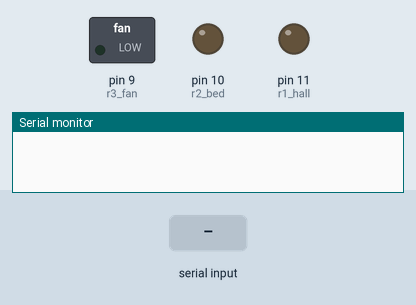
A sketch run on a simulated Arduino Uno, built with avr-gcc and run on an emulated ATmega328P. Shown: switched loads named in the sketch (green lamp = pin HIGH), output pins drawn as LEDs (lit = HIGH), the last lines printed to the serial monitor. The test bench sets the inputs (shaded band).

Above: at 1.2 s.
1.3 s: "A" received over the second serial link
At 2.4 s:
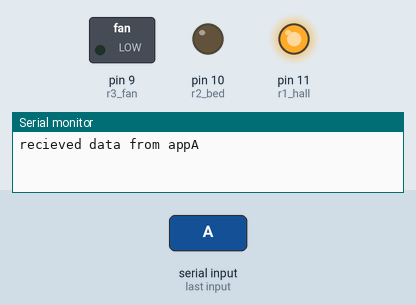
2.8 s: "B" received over the second serial link
At 3.5 s:
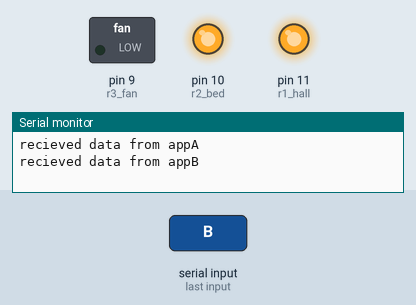
4.3 s: "a" received over the second serial link
At 4.7 s:
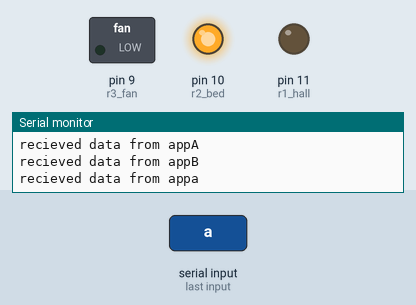
5.8 s: "C" received over the second serial link
At 7.0 s:
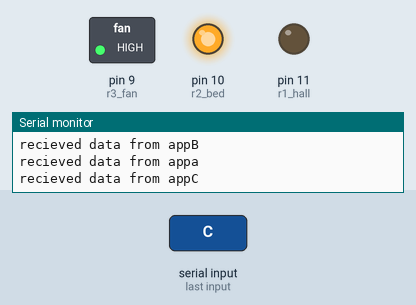
7.3 s: "b" received over the second serial link
At 8.2 s:
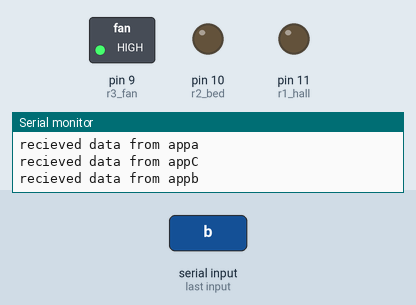
8.8 s: "A" received over the second serial link
At 9.3 s:
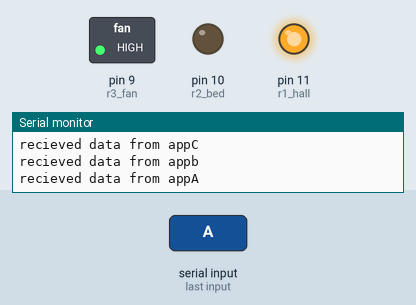
Timing chart, 0 to 11.3 s (numbered marks = the images above; inputs shaded):
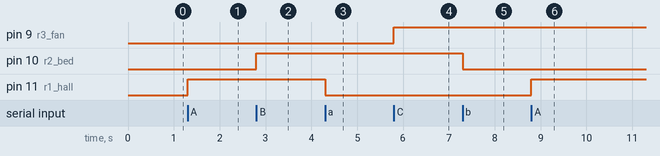

Measured:
- after the input at 1.3 s, pin 11 (r1_hall): LOW → HIGH at once
- after the input at 2.8 s, pin 10 (r2_bed): LOW → HIGH at once
- after the input at 4.3 s, pin 11 (r1_hall): HIGH → LOW at once
- after the input at 5.8 s, pin 9 (r3_fan): LOW → HIGH at once
- after the input at 7.3 s, pin 10 (r2_bed): HIGH → LOW at once
- after the input at 8.8 s, pin 11 (r1_hall): LOW → HIGH at once

The sketch:

home_auto.ino
```cpp
#include <SoftwareSerial.h>
// for the bluetooth module
SoftwareSerial blue(2,3);//rx,tx

#define r1_hall 11
#define r2_bed 10
#define r3_fan 9


void setup() {
  // put your setup code here, to run once:
  Serial.begin(9600);
  blue.begin(9600);
  pinMode(r1_hall,OUTPUT);
  pinMode(r2_bed,OUTPUT);
  pinMode(r3_fan,OUTPUT);
}

void loop() {
  // put your main code here, to run repeatedly:
   if(blue.available()==1){
    char data=blue.read();
    Serial.println("recieved data from app"+(String) data);
    // I used a app called bluettoth switches where ,it has so many switches we can implement through that, so i used only three of them
    switch(data){
      case 'A' : digitalWrite(r1_hall,HIGH); break;

      case 'a' : digitalWrite(r1_hall,LOW); break;

      case 'B' : digitalWrite(r2_bed,HIGH); break;

      case 'b' : digitalWrite(r2_bed,LOW); break;

      case 'C' : digitalWrite(r3_fan,HIGH); break;

      case 'c' : digitalWrite(r3_fan,LOW); break;

      default : break;
    }
   }
}
```
